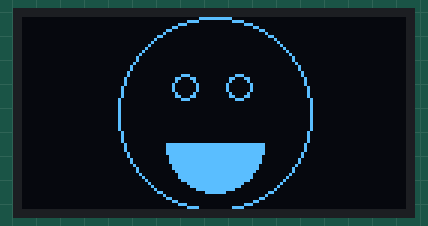
Simulated run of this sketch. Board: ESP8266 (NodeMCU). On the bench: 128×64 one-colour display.

Above: at 0.1 s.

The sketch:

HappyOLED.ino
```cpp
#include "Adafruit_SSD1306/Adafruit_SSD1306.h"

// use hardware SPI
#define OLED_DC     D3
#define OLED_CS     D4
#define OLED_RESET  D5
Adafruit_SSD1306 display(OLED_DC, OLED_RESET, OLED_CS);

/*

#define	BLACK           0x0000
#define	BLUE            0x001F
#define	RED             0xF800
#define	GREEN           0x07E0
#define CYAN            0x07FF
#define MAGENTA         0xF81F
#define YELLOW          0xFFE0
#define WHITE           0xFFFF
*/

// variables for scrolling code
int  x, minX;

void setup()   {
    Serial.begin(9600);
    // initializes the interface to the LCD screen
    // uses Adafruit code!
    display.begin(SSD1306_SWITCHCAPVCC);
    // set text formatting
    display.setTextSize(5);
    display.setTextColor(WHITE);
}

void loop() {
    display.clearDisplay();
    display.setCursor(0, 32); // coordinates
    display.fillCircle(64, 42, 16, WHITE);
    display.fillRect(0, 0, 128, 42, BLACK);
    display.drawCircle(display.width()/2, display.height()/2, display.height()/2, WHITE);
    display.drawCircle(54, 23, 4, WHITE);
    display.drawCircle(72, 23, 4, WHITE);
    display.display();
    delay(500);
}
```
